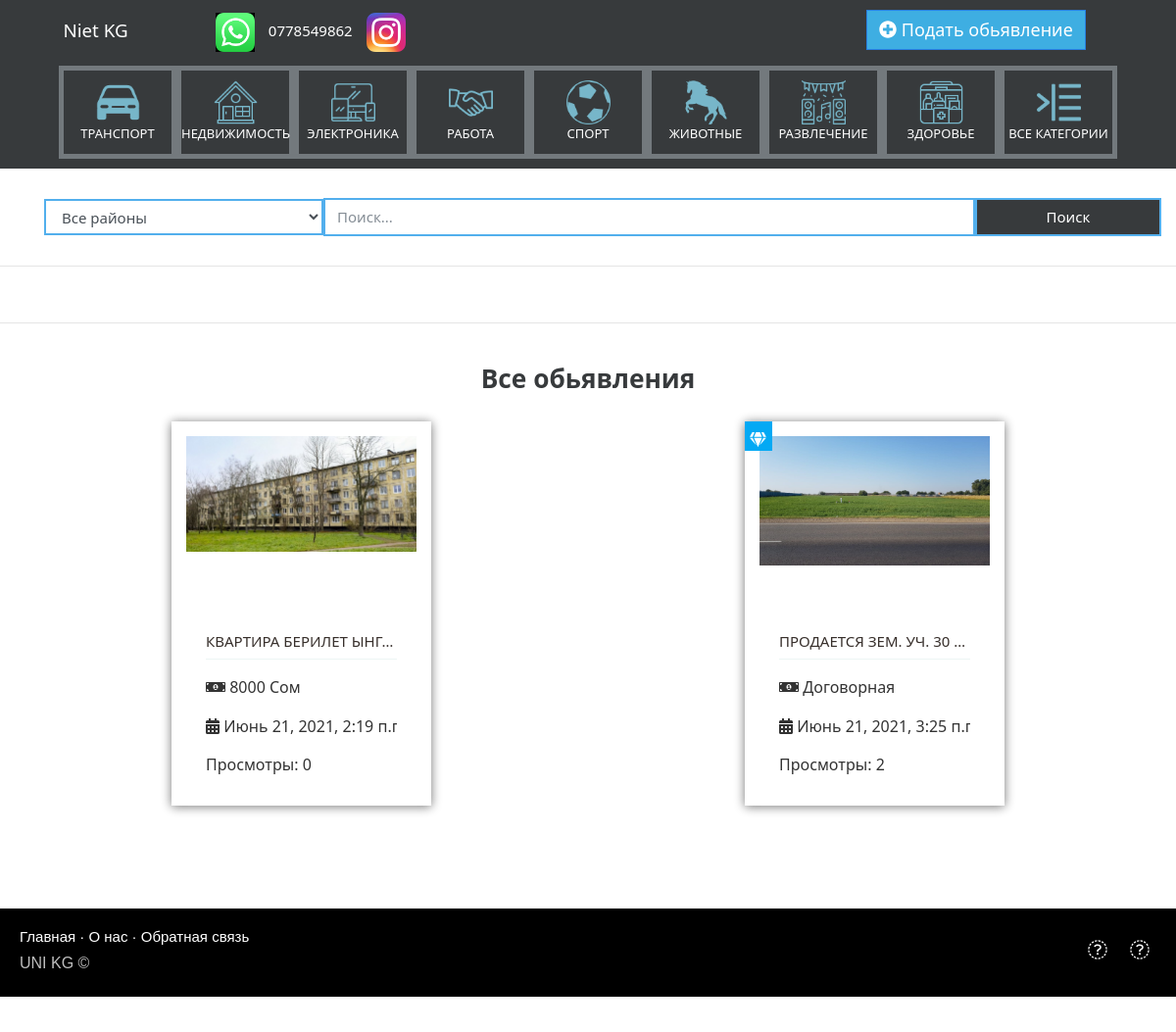
The app's page /category/2, older data.
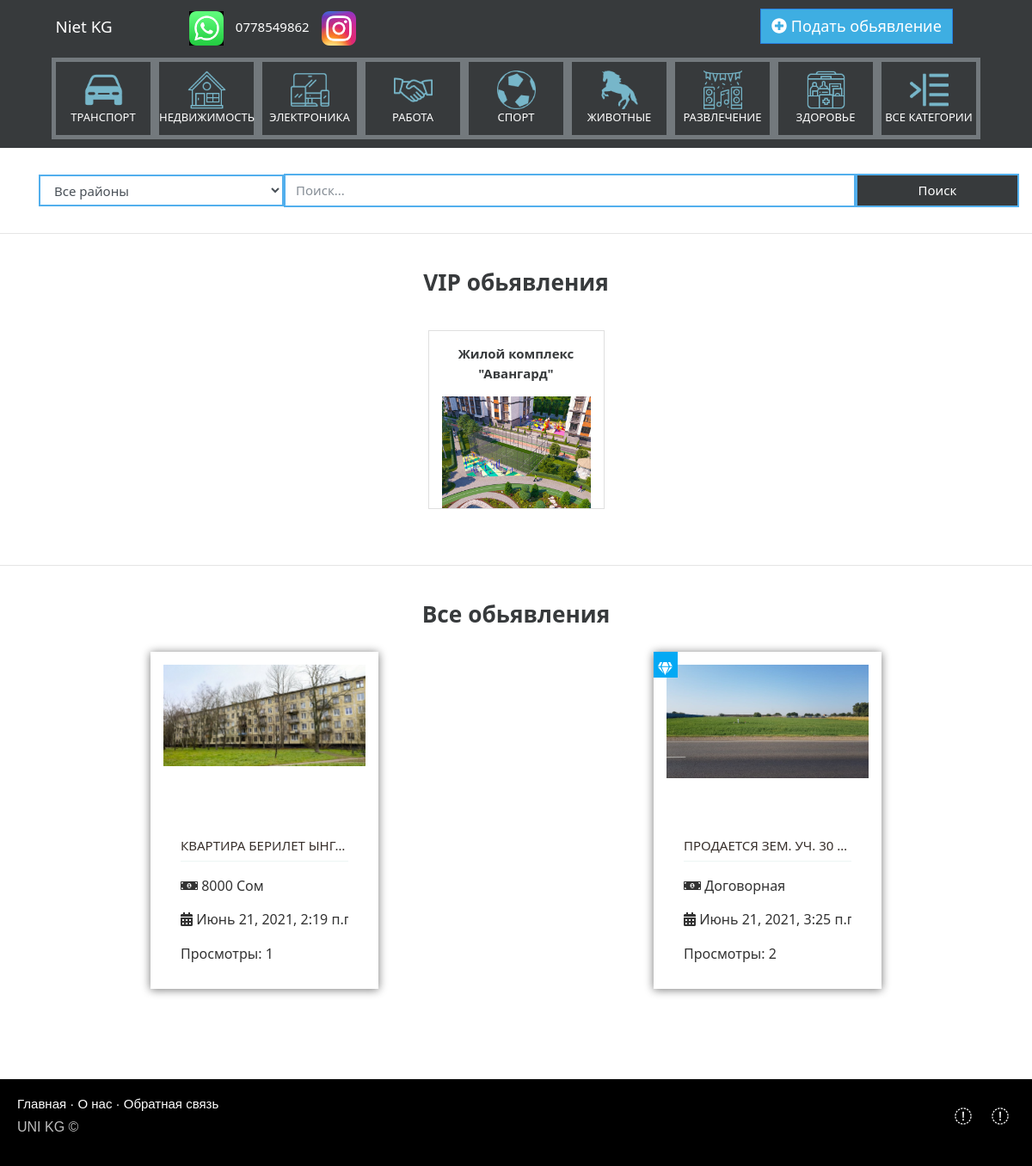
The same page, newer data.
### doska/models.py (models this page shows, shortened)
class Category(models.Model):
    title=models.CharField('Имя категории',max_length=100,null=False,blank=False)
    parent=models.ForeignKey('self',on_delete=models.SET_NULL,null=True,blank=True)
    url=models.SlugField(max_length=100,unique=True)
    icon=models.ImageField(upload_to='icons/',null=True,blank=True)
    class Meta:
        verbose_name='Категория'
        verbose_name_plural='Категории'

class Ad(models.Model):
    title=models.CharField('Заголовок',max_length=150,null=False,blank=False)
    content=models.TextField('Описание',max_length=500,null=True,blank=True)
    category=models.ForeignKey(Category,on_delete=models.PROTECT,null=False,verbose_name='Категория')
    number=models.CharField('Тел. номер',null=False,blank=False,max_length=50)
    name=models.CharField('Имя',max_length=100,null=True,blank=True)
    region=models.ForeignKey(Region,on_delete=models.PROTECT,verbose_name='Регион',null=False,blank=False,default=None)
    address=models.CharField('Адрес',max_length=150,null=True,blank=True)
    price=models.PositiveIntegerField('Цена',help_text='0 = Договорная')
    valute=models.ForeignKey('Valute',related_name='valute_name' ,on_delete=models.SET_NULL,null=True,blank=True,verbose_name='Валюта')
    views=models.PositiveIntegerField('Просмотры',default=0)
    is_active=models.BooleanField('Активация',default=False)
    is_vip=models.BooleanField('Статус VIP',default=False)
    date=models.DateTimeField('Дата',auto_now_add=True)
    def get_absolute_url(self):
        return reverse('ad_detail', kwargs={"pk": self.pk})
    class Meta:
        verbose_name='Обьявление'
        verbose_name_plural='Обьявлении'

class Images(models.Model):
    image=models.ImageField('Изображение',upload_to='upload_images/%Y/%m/%d/')
    ad=models.ForeignKey(Ad,on_delete=models.CASCADE,related_name='images')
    class Meta:
        verbose_name='Фото'
        verbose_name_plural='Фото'

class Valute(models.Model):
    title=models.CharField('Валюта',max_length=30)
    def __str__(self):
        return self.title
    class Meta:
        verbose_name = 'Валюта'
        verbose_name_plural = 'Валюты'

class Story(models.Model):
    story_title = models.CharField('Заголовок', max_length=300, null=True, blank=True)
    story_date = models.DateTimeField(auto_now_add=True)
    story_category=models.ForeignKey(Category,on_delete=models.PROTECT,null=True,blank=True)

class StoryItem(models.Model):
    story=models.ForeignKey(Story,on_delete=models.CASCADE)
    CHOICES=(
        ('mp4','video'),
        ('jpg','image'),
    )
    story_type=models.CharField(max_length=300, choices = CHOICES, null=False,blank=False)
    story_src=models.FileField('Ресурс',upload_to='stories/%Y/%m/%d/',null=False,blank=False)

### doska/views.py (the view)
# urls.py: path('category/<int:pk>',AdCategoryView.as_view(),name='category'),
class AdCategoryView(ListView):
    model = Ad
    template_name = 'category.html'
    def get_context_data(self, *, object_list=None, **kwargs):
        context=super().get_context_data(**kwargs)
        context['ad_list']=Ad.objects.filter(category=self.kwargs.get('pk'))
        context['category_list'] = Category.objects.all()
        context['storie_list'] = Story.objects.filter(story_category=self.kwargs.get('pk'))
        context['regions'] = Region.objects.all()
        context['category']= self.kwargs.get('pk')
        return context

### doska/models.py (called while the page is built)
    def __str__(self):
        return self.title

### templates/category.html (shortened to what this page needs)
{% extends 'base.html' %}
{% load static %}
{% block content %}
<div class="col-12 row" id="search_content">
    <form class="form form-inline col-12 row" action="{% url 'search' %}" method="GET">
        <select class="form-control col-lg-3 col-md-3 col-sm-3 col-xs-12 search_border" name="region">
            <option value="">Все районы</option>
        </select>
        <input class="form-control col-lg-7 col-md-7 col-xs-12 col-sm-9 search_border" name="search_text" type="text"
               placeholder="Поиск...">
        <button class="btn btn-secondary col-md-2 col-lg-2 col-sm-12 col-xs-12 search_border" type="submit">Поиск
        </button>
    </form>
</div>
<hr>
<div class="container-fluid" id="vip-content" style=" padding: 25px 0;">
    {% if storie_list %}
    <div class="d-flex justify-content-center"><h3 style="font-weight:700;">VIP обьявления</h3></div>
    <div class="row flex-row flex-nowrap mt-4 pb-4 pt-2" style="overflow-x: auto;">
        {% for story in storie_list %}
        <div class="col-lg-2 card m-auto">
            {% with story.storyitem_set.all|first as media %}
            <p style="text-align:center; font-weight:bold; margin-top:15px;">{{ story.story_title }}</p>
            {% if media.story_type == 'mp4' %}
            <video width="100%" controls="controls">
                <source src="{{ media.story_src.url }}"
                        type='video/mp4; codecs="avc1.42E01E, mp4a.40.2"'>
            </video>
            {% else %}
            <img src="{{ media.story_src.url }}" onclick="openModal();currentSlide(1)"
                 class="hover-shadow"
                 style="max-height:300px;width:100%">
            {% endif %}
            {% endwith %}
        </div>
        {% endfor %}
    </div>
</div>
{% endif %}
<hr>
<div class="container" id="content" style=" padding: 25px 0;">
    <div class="d-flex justify-content-center"><h3 style="font-weight:700;">Все обьявления</h3></div>
    <div id="product_block" class="row">
        {% for ad in ad_list %}
        <div class="product">
            {% if ad.is_vip == True %}
            <div class="product__favorites mcolor">
                <b class="favorites__icon">
                    <i class="fa fa-gem blue" aria-hidden="true" style="color:white; text-align:center;"></i>
                </b>
            </div>
            {% endif %}
            <div id="product__img">
                <a href="{{ ad.get_absolute_url }}" class="img__wrap">
                    {% if ad.images.all|length > 0 %}
                    {% with ad.images.all|first as image %}
                    <img src="{{ image.image.url }}" alt="" class="img">
                    {% endwith %}
                    {% else %}
                    <img src="{% static 'icons/no_image.png' %}" alt="" class="img">
                    {% endif %}
                </a>
            </div>
            <div class="product__content">
                <div class="product__title">
                    <a href="{{ ad.get_absolute_url }}" class="title__text">{{ ad.title }}</a>
                </div>
                <div class="product__info">
                    {% if ad.price == 0 %}
                    <div class="info__block">
                        <span><i class="fa fa-money-bill-alt" aria-hidden="true"></i> Договорная</span>
                    </div>
                    {% else %}
                    <div class="info__block">
                        <span><i class="fa fa-money-bill-alt"
                                 aria-hidden="true"></i> {{ ad.price }} {{ ad.valute }}</span>
                    </div>
                    {% endif %}
                    <div class="info__block">
                        <b class="info__icon"></b>
                        <span><i class="fa fa-calendar-alt" aria-hidden="true"></i> {{ ad.date }}</span>
                    </div>
                    <div class="info__block">
                        <b class="info__icon"></b>
                        <span>Просмотры: {{ ad.views }}</span>
                    </div>
                </div>
            </div>
        </div>
        {% endfor %}
    </div>
</div>
{% endblock %}

### templates/base.html (shortened to what this page needs)
{% load static %}
<!DOCTYPE html>
<html>
<head>
    <link rel="stylesheet" href="{% static 'css/bootstrap.min.css' %}">
    <link rel="stylesheet" type="text/css" href="{% static 'css/index_style.css' %}">
    <link rel="stylesheet" type="text/css" href="{% static 'css/footer.css' %}">
    <link rel="stylesheet" type="text/css" href="{% static 'css/flaticon/flaticon.css' %}">
    <link rel="stylesheet" type="text/css" href="{% static 'css/nav_category.css' %}">
</head>
<body>
    {% block navbar  %}
        {% include 'includes/navbar.html' %}
    {% endblock %}
    {% block panel_cat  %}
        <div id="panel_cat" style="margin-top: 40px; background-color: #373a3c;">
        <ul class="nav panel-tabs">
            {% for category in category_list %}
            <a href="{% url 'category' category.pk %}">
                <li>
                    <img src="{{ category.icon.url }}">
                    <div>{{ category.title }}</div>
                </li>
            </a>
            {% endfor %}
            <a href="{% url 'all_categories' %}">
                <li>
                    <img src="{% static 'icons/all.png' %}">
                    <div>Все категории</div>
                </li>
            </a>
        </ul>
</div>
    {% endblock %}
    {% block content %}
    {% endblock %}
    {% block footer  %}
        {% include 'includes/footer.html' %}
    {% endblock %}
</body>
</html>

Row changes from the older to the newer data that the page shows:
added Story: story_title "Жилой комплекс \"Авангард\"", story_src (picture)
changed Ad "Сом": views "0" → "1"
Text that changed along with them:
text now shown: "VIP обьявления"
